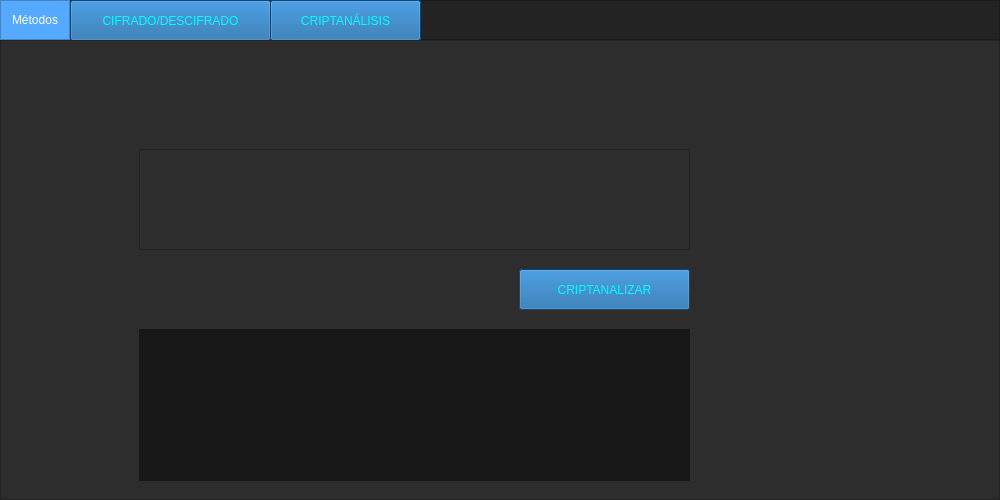
<?xml version="1.0" encoding="UTF-8"?>
<ui version="4.0">
 <class>MainWindow</class>
 <widget class="QMainWindow" name="MainWindow">
  <property name="geometry">
   <rect>
    <x>0</x>
    <y>0</y>
    <width>1000</width>
    <height>500</height>
   </rect>
  </property>
  <property name="minimumSize">
   <size>
    <width>1000</width>
    <height>500</height>
   </size>
  </property>
  <property name="windowTitle">
   <string>MainWindow</string>
  </property>
  <property name="styleSheet">
   <string notr="true">background-color: rgb(45, 45, 45);</string>
  </property>
  <widget class="QWidget" name="centralwidget">
   <layout class="QVBoxLayout" name="verticalLayout">
    <property name="spacing">
     <number>0</number>
    </property>
    <property name="leftMargin">
     <number>0</number>
    </property>
    <property name="topMargin">
     <number>0</number>
    </property>
    <property name="rightMargin">
     <number>0</number>
    </property>
    <property name="bottomMargin">
     <number>0</number>
    </property>
    <item>
     <widget class="QFrame" name="Top_Bar">
      <property name="maximumSize">
       <size>
        <width>16777215</width>
        <height>40</height>
       </size>
      </property>
      <property name="styleSheet">
       <string notr="true">background-color: rgb(35, 35, 35);</string>
      </property>
      <property name="frameShape">
       <enum>QFrame::NoFrame</enum>
      </property>
      <property name="frameShadow">
       <enum>QFrame::Raised</enum>
      </property>
      <layout class="QHBoxLayout" name="horizontalLayout">
       <property name="spacing">
        <number>0</number>
       </property>
       <property name="leftMargin">
        <number>0</number>
       </property>
       <property name="topMargin">
        <number>0</number>
       </property>
       <property name="rightMargin">
        <number>0</number>
       </property>
       <property name="bottomMargin">
        <number>0</number>
       </property>
       <item>
        <widget class="QFrame" name="frame_toggle">
         <property name="maximumSize">
          <size>
           <width>70</width>
           <height>40</height>
          </size>
         </property>
         <property name="styleSheet">
          <string notr="true">background-color: rgb(85, 170, 255);</string>
         </property>
         <property name="frameShape">
          <enum>QFrame::StyledPanel</enum>
         </property>
         <property name="frameShadow">
          <enum>QFrame::Raised</enum>
         </property>
         <layout class="QVBoxLayout" name="verticalLayout_2">
          <property name="spacing">
           <number>0</number>
          </property>
          <property name="leftMargin">
           <number>0</number>
          </property>
          <property name="topMargin">
           <number>0</number>
          </property>
          <property name="rightMargin">
           <number>0</number>
          </property>
          <property name="bottomMargin">
           <number>0</number>
          </property>
          <item>
           <widget class="QPushButton" name="Btn_Toggle">
            <property name="sizePolicy">
             <sizepolicy hsizetype="Expanding" vsizetype="Expanding">
              <horstretch>0</horstretch>
              <verstretch>0</verstretch>
             </sizepolicy>
            </property>
            <property name="styleSheet">
             <string notr="true">color: rgb(255, 255, 255);
border: 0px solid;</string>
            </property>
            <property name="text">
             <string>Métodos</string>
            </property>
           </widget>
          </item>
         </layout>
        </widget>
       </item>
       <item>
        <widget class="QFrame" name="frame_top">
         <property name="frameShape">
          <enum>QFrame::StyledPanel</enum>
         </property>
         <property name="frameShadow">
          <enum>QFrame::Raised</enum>
         </property>
         <widget class="QPushButton" name="cripAn">
          <property name="geometry">
           <rect>
            <x>200</x>
            <y>0</y>
            <width>151</width>
            <height>41</height>
           </rect>
          </property>
          <property name="styleSheet">
           <string notr="true">background-color: rgb(21, 99, 165);
color: #00ffff;
font: 14pt &quot;Berlin Sans FB&quot;;</string>
          </property>
          <property name="text">
           <string>CRIPTANÁLISIS</string>
          </property>
         </widget>
         <widget class="QPushButton" name="ciDes">
          <property name="geometry">
           <rect>
            <x>0</x>
            <y>0</y>
            <width>201</width>
            <height>41</height>
           </rect>
          </property>
          <property name="styleSheet">
           <string notr="true">background-color: rgb(21, 99, 165);
color: #00ffff;
font: 14pt &quot;Berlin Sans FB&quot;;</string>
          </property>
          <property name="text">
           <string>CIFRADO/DESCIFRADO</string>
          </property>
         </widget>
        </widget>
       </item>
      </layout>
     </widget>
    </item>
    <item>
     <widget class="QFrame" name="Content">
      <property name="frameShape">
       <enum>QFrame::NoFrame</enum>
      </property>
      <property name="frameShadow">
       <enum>QFrame::Raised</enum>
      </property>
      <layout class="QHBoxLayout" name="horizontalLayout_2">
       <property name="spacing">
        <number>0</number>
       </property>
       <property name="leftMargin">
        <number>0</number>
       </property>
       <property name="topMargin">
        <number>0</number>
       </property>
       <property name="rightMargin">
        <number>0</number>
       </property>
       <property name="bottomMargin">
        <number>0</number>
       </property>
       <item>
        <widget class="QFrame" name="frame_pages">
         <property name="frameShape">
          <enum>QFrame::StyledPanel</enum>
         </property>
         <property name="frameShadow">
          <enum>QFrame::Raised</enum>
         </property>
         <layout class="QVBoxLayout" name="verticalLayout_5">
          <item>
           <widget class="QStackedWidget" name="stackedWidget">
            <property name="currentIndex">
             <number>1</number>
            </property>
            <widget class="QWidget" name="page_1">
             <layout class="QVBoxLayout" name="verticalLayout_7">
              <item>
               <widget class="QWidget" name="widget_2" native="true">
                <widget class="QTextEdit" name="decrIn">
                 <property name="geometry">
                  <rect>
                   <x>550</x>
                   <y>10</y>
                   <width>341</width>
                   <height>151</height>
                  </rect>
                 </property>
                </widget>
                <widget class="QSpinBox" name="decrSpin">
                 <property name="geometry">
                  <rect>
                   <x>550</x>
                   <y>180</y>
                   <width>61</width>
                   <height>41</height>
                  </rect>
                 </property>
                </widget>
                <widget class="QTextEdit" name="encrIn">
                 <property name="geometry">
                  <rect>
                   <x>73</x>
                   <y>10</y>
                   <width>341</width>
                   <height>151</height>
                  </rect>
                 </property>
                </widget>
                <widget class="QPushButton" name="decr">
                 <property name="geometry">
                  <rect>
                   <x>740</x>
                   <y>180</y>
                   <width>151</width>
                   <height>41</height>
                  </rect>
                 </property>
                 <property name="styleSheet">
                  <string notr="true">background-color: rgb(21, 99, 165);
color: #00ffff;
font: 14pt &quot;Berlin Sans FB&quot;;</string>
                 </property>
                 <property name="text">
                  <string>DESENCRIPTAR</string>
                 </property>
                </widget>
                <widget class="QLabel" name="decrOut">
                 <property name="geometry">
                  <rect>
                   <x>550</x>
                   <y>270</y>
                   <width>341</width>
                   <height>151</height>
                  </rect>
                 </property>
                 <property name="styleSheet">
                  <string notr="true">background-color:rgba(0,0,0,50%);
color:'white';</string>
                 </property>
                 <property name="text">
                  <string/>
                 </property>
                </widget>
                <widget class="QLabel" name="encrOut">
                 <property name="geometry">
                  <rect>
                   <x>70</x>
                   <y>270</y>
                   <width>341</width>
                   <height>151</height>
                  </rect>
                 </property>
                 <property name="styleSheet">
                  <string notr="true">background-color:rgba(0,0,0,50%);
color:'white';</string>
                 </property>
                 <property name="text">
                  <string/>
                 </property>
                </widget>
                <widget class="QPushButton" name="encr">
                 <property name="geometry">
                  <rect>
                   <x>280</x>
                   <y>180</y>
                   <width>131</width>
                   <height>41</height>
                  </rect>
                 </property>
                 <property name="styleSheet">
                  <string notr="true">background-color: rgb(21, 99, 165);
color: #00ffff;
font: 14pt &quot;Berlin Sans FB&quot;;</string>
                 </property>
                 <property name="text">
                  <string>ENCRIPTAR</string>
                 </property>
                </widget>
                <widget class="QSpinBox" name="encrSpin">
                 <property name="geometry">
                  <rect>
                   <x>70</x>
                   <y>180</y>
                   <width>61</width>
                   <height>41</height>
                  </rect>
                 </property>
                </widget>
               </widget>
              </item>
             </layout>
            </widget>
            <widget class="QWidget" name="page_2">
             <layout class="QVBoxLayout" name="verticalLayout_6">
              <item>
               <widget class="QWidget" name="widget_3" native="true">
                <widget class="QTextEdit" name="caIn">
                 <property name="geometry">
                  <rect>
                   <x>120</x>
                   <y>90</y>
                   <width>551</width>
                   <height>101</height>
                  </rect>
                 </property>
                </widget>
                <widget class="QPushButton" name="criAn">
                 <property name="geometry">
                  <rect>
                   <x>500</x>
                   <y>210</y>
                   <width>171</width>
                   <height>41</height>
                  </rect>
                 </property>
                 <property name="styleSheet">
                  <string notr="true">background-color: rgb(21, 99, 165);
color: #00ffff;
font: 14pt &quot;Berlin Sans FB&quot;;</string>
                 </property>
                 <property name="text">
                  <string>CRIPTANALIZAR</string>
                 </property>
                </widget>
                <widget class="QLabel" name="caOut">
                 <property name="geometry">
                  <rect>
                   <x>120</x>
                   <y>270</y>
                   <width>551</width>
                   <height>421</height>
                  </rect>
                 </property>
                 <property name="styleSheet">
                  <string notr="true">background-color:rgba(0,0,0,50%);
color:'white';</string>
                 </property>
                 <property name="text">
                  <string/>
                 </property>
                </widget>
               </widget>
              </item>
             </layout>
            </widget>
            <widget class="QWidget" name="widget">
             <layout class="QVBoxLayout" name="verticalLayout_8"/>
            </widget>
           </widget>
          </item>
         </layout>
        </widget>
       </item>
      </layout>
     </widget>
    </item>
   </layout>
  </widget>
 </widget>
 <resources/>
 <connections/>
</ui>
